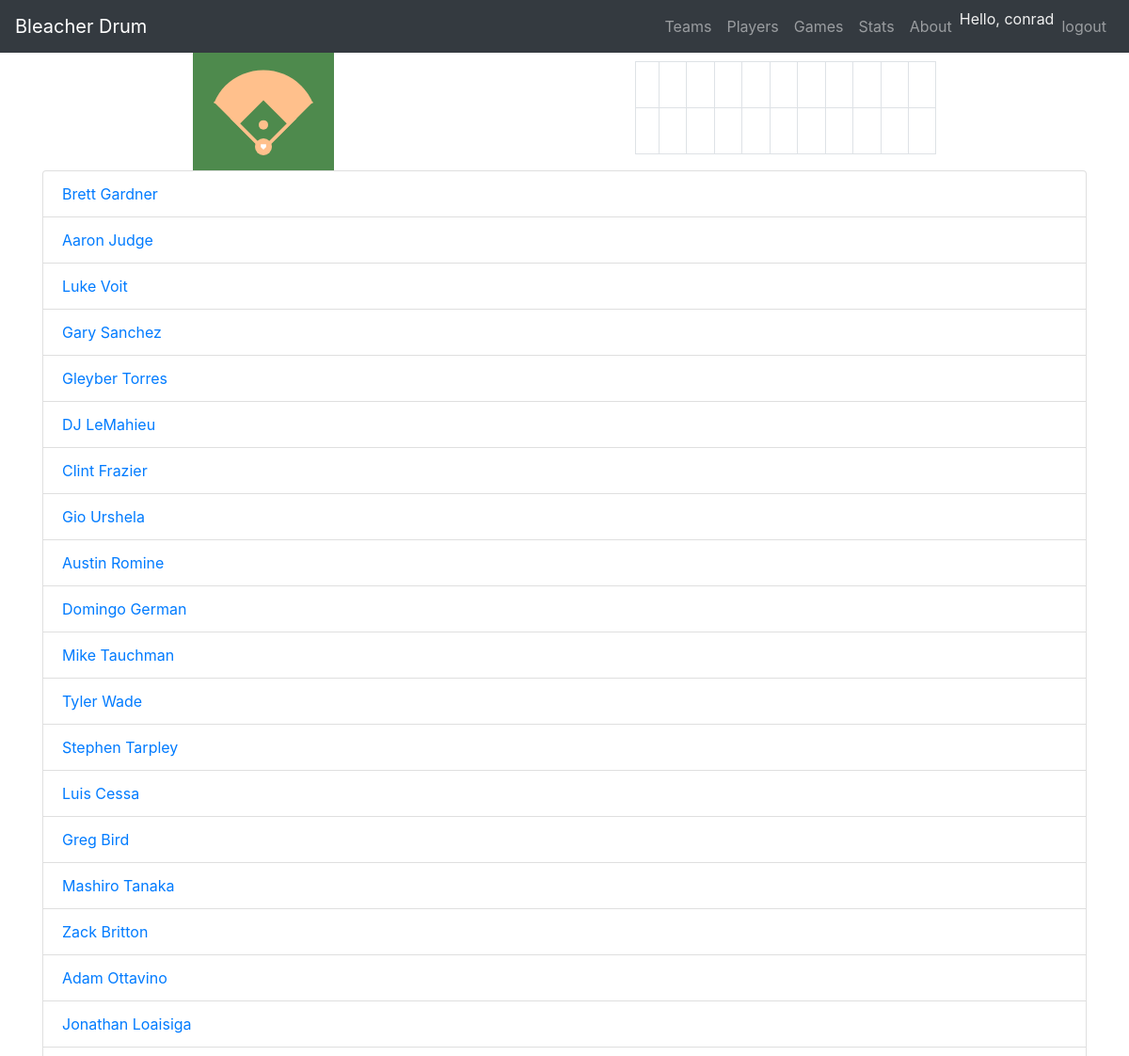
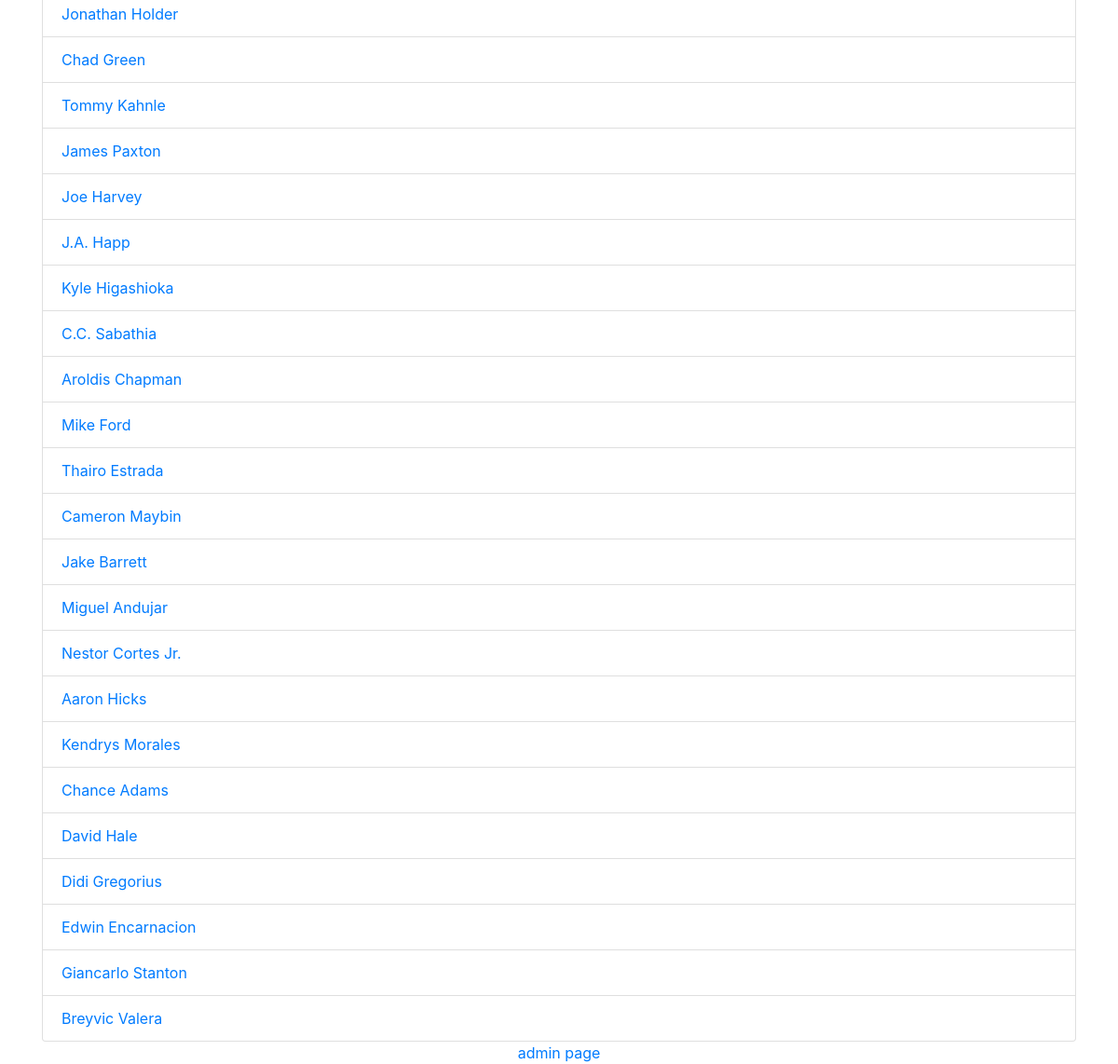
The app's page /1/view_team/ (signed in) with its own data (2 pictures, top to bottom).
### lineup_app/models.py (models this page shows)
class Player(models.Model):
    name = models.CharField(max_length=100)
    num = models.PositiveSmallIntegerField()
    team = models.ForeignKey(Team, on_delete=models.CASCADE)
    owner = models.ForeignKey(User, on_delete=models.CASCADE)
    def __str__(self):
        return  self.name

### lineup_app/views.py (the view)
# urls.py: path('<int:team_id>/view_team/', views.view_team),
@login_required
def view_team(request, team_id):
    team = Team.objects.get(pk=team_id)
    players = Player.objects.filter(team=team)
    context = {'team': team, 'players': players}
    return render(request, 'lineup_app/view_team.html', context)

### lineup_app/models.py (called while the page is built)
    def __str__(self):
        return self.abbr

### lineup_app/templates/lineup_app/view_team.html (shortened to what this page needs)
{% extends 'lineup_app/header.html' %}
{% load static %}
{% block content %}
<ul class='list-group'>
    {% for player in players %}
    <li class='list-group-item'><a href='/{{ player.id }}/view_player/'>{{ player }}</a></li>
    {% endfor %}
</ul>
{% endblock %}

### lineup_app/templates/lineup_app/header.html (shortened to what this page needs)
<!DOCTYPE html>
{% load static %}
<html lang='en'>
	<head>
		<link rel='stylesheet' type='text/css' href="{% static 'lineup_app/bootstrap.css' %}">
		<link rel='stylesheet' type='text/css' href="{% static 'lineup_app/bootstrap-grid.css' %}">
		<link rel='stylesheet' type='text/css' href="{% static 'lineup_app/bootstrap-reboot.css' %}">
	</head>
	<body>
		<nav class='navbar navbar-expand-sm navbar-dark bg-dark'>
			<a class='navbar-brand' href='/'>Bleacher Drum</a>
			<div class='collapse navbar-collapse' id='navbarNav'>
				<ul class='navbar-nav ml-auto'>
					<li class='nav-item'><a class='nav-link' href='/teams/'>Teams</a></li>
					<li class='nav-item'><a class='nav-link' href='/players/'>Players</a></li>
					<li class='nav-item'><a class='nav-link' href='/games/'>Games</a></li>
					<li class='nav-item'><a class='nav-link' href='#'>Stats</a></li>
					<li class='nav-item'><a class='nav-link' href='#'>About</a></li>
					{% if user.is_authenticated %}
					<li class='nav-item greeting'>Hello, {{ user.username }}</li>
					<li class='nav-item'><a class='nav-link' href='/accounts/logout/'>logout</a></li>
					{% else %}
					<li class='nav-item'><a class='nav-link' href='/register/'>create account</a></li>
					<li class='nav-item'><a class='nav-link' href='/accounts/login/'>login</a></li>
					{% endif %}
				</ul>
			</div>
		</nav>
		<div class='container'>
			<div class='top-row'>
				<canvas id='position-chart' class='' width='150px' height='125px'></canvas>
				<div class='' id='scoreboard-div'>
					<table class='table table-bordered'>
						<tbody>
							<tr>
								<th id='away-team-sb'>{{ game.team_away }}</th>
								<td>&nbsp;</td>
								<td>&nbsp;</td>
								<td>&nbsp;</td>
								<td>&nbsp;</td>
								<td>&nbsp;</td>
								<td>&nbsp;</td>
								<td>&nbsp;</td>
								<td>&nbsp;</td>
								<td>&nbsp;</td>
								<th>&nbsp;</th>
							</tr>
							<tr>
								<th id='home-team-sb'>{{ game.team_home }}</th>
								<td>&nbsp;</td>
								<td>&nbsp;</td>
								<td>&nbsp;</td>
								<td>&nbsp;</td>
								<td>&nbsp;</td>
								<td>&nbsp;</td>
								<td>&nbsp;</td>
								<td>&nbsp;</td>
								<td>&nbsp;</td>
								<th>&nbsp;</th>
							</tr>
						</tbody>
					</table>
				</div>
			</div>
		</div>
		<div class='container'>
		{% block content %}{% endblock %}
		</div>
		<div class='footer'>
			<a href='http://127.0.0.1:8000/admin/'>admin page</a>
		</div>
	</body>
</html>

### records on screen
Player: name "Brett Gardner"
Player: name "Aaron Judge"
Player: name "Luke Voit"
Player: name "Gary Sanchez"
Player: name "Gleyber Torres"
Player: name "DJ LeMahieu"
Player: name "Clint Frazier"
Player: name "Gio Urshela"
Player: name "Austin Romine"
Player: name "Domingo German"
Player: name "Mike Tauchman"
Player: name "Tyler Wade"
Player: name "Stephen Tarpley"
Player: name "Luis Cessa"
Player: name "Greg Bird"
Player: name "Mashiro Tanaka"
Player: name "Zack Britton"
Player: name "Adam Ottavino"
Player: name "Jonathan Loaisiga"
Player: name "Jonathan Holder"
Player: name "Chad Green"
Player: name "Tommy Kahnle"
Player: name "James Paxton"
Player: name "Joe Harvey"
Player: name "J.A. Happ"
Player: name "Kyle Higashioka"
Player: name "C.C. Sabathia"
Player: name "Aroldis Chapman"
Player: name "Mike Ford"
Player: name "Thairo Estrada"
Player: name "Cameron Maybin"
Player: name "Jake Barrett"
Player: name "Miguel Andujar"
Player: name "Nestor Cortes Jr."
Player: name "Aaron Hicks"
Player: name "Kendrys Morales"
Player: name "Chance Adams"
Player: name "David Hale"
Player: name "Didi Gregorius"
Player: name "Edwin Encarnacion"
Player: name "Giancarlo Stanton"
Player: name "Breyvic Valera"

### other values on screen
{{ user.username }} "conrad"
